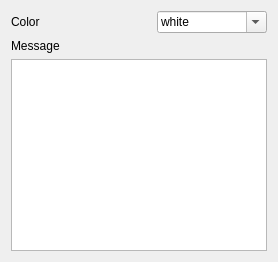
          <widget class="QWidget" name="pageMessage">
           <layout class="QVBoxLayout" name="verticalLayout_4">
            <item>
             <layout class="QGridLayout" name="gridLayout_3">
              <item row="2" column="0">
               <widget class="QPlainTextEdit" name="interface_element_message_text"/>
              </item>
              <item row="1" column="0">
               <widget class="QLabel" name="label_4">
                <property name="text">
                 <string>Message</string>
                </property>
               </widget>
              </item>
              <item row="0" column="0">
               <layout class="QGridLayout" name="gridLayout_5">
                <item row="0" column="0">
                 <widget class="QLabel" name="label_5">
                  <property name="text">
                   <string>Color</string>
                  </property>
                 </widget>
                </item>
                <item row="0" column="1">
                 <spacer name="horizontalSpacer_6">
                  <property name="orientation">
                   <enum>Qt::Horizontal</enum>
                  </property>
                  <property name="sizeHint" stdset="0">
                   <size>
                    <width>40</width>
                    <height>20</height>
                   </size>
                  </property>
                 </spacer>
                </item>
                <item row="0" column="2">
                 <widget class="QComboBox" name="interface_element_message_color">
                  <property name="sizePolicy">
                   <sizepolicy hsizetype="Expanding" vsizetype="Fixed">
                    <horstretch>0</horstretch>
                    <verstretch>0</verstretch>
                   </sizepolicy>
                  </property>
                  <property name="editable">
                   <bool>true</bool>
                  </property>
                  <item>
                   <property name="text">
                    <string>white</string>
                   </property>
                  </item>
                  <item>
                   <property name="text">
                    <string>orange</string>
                   </property>
                  </item>
                  <item>
                   <property name="text">
                    <string>navy</string>
                   </property>
                  </item>
                  <item>
                   <property name="text">
                    <string>red</string>
                   </property>
                  </item>
                  <item>
                   <property name="text">
                    <string>green</string>
                   </property>
                  </item>
                  <item>
                   <property name="text">
                    <string>blue</string>
                   </property>
                  </item>
                  <item>
                   <property name="text">
                    <string>gray</string>
                   </property>
                  </item>
                  <item>
                   <property name="text">
                    <string>brown</string>
                   </property>
                  </item>
                  <item>
                   <property name="text">
                    <string>purple</string>
                   </property>
                  </item>
                  <item>
                   <property name="text">
                    <string>pink</string>
                   </property>
                  </item>
                  <item>
                   <property name="text">
                    <string>yellow</string>
                   </property>
                  </item>
                  <item>
                   <property name="text">
                    <string>dk_navy</string>
                   </property>
                  </item>
                  <item>
                   <property name="text">
                    <string>dk_green</string>
                   </property>
                  </item>
                  <item>
                   <property name="text">
                    <string>dk_orange</string>
                   </property>
                  </item>
                  <item>
                   <property name="text">
                    <string>hgold</string>
                   </property>
                  </item>
                  <item>
                   <property name="text">
                    <string>dgold</string>
                   </property>
                  </item>
                 </widget>
                </item>
               </layout>
              </item>
             </layout>
            </item>
           </layout>
          </widget>
